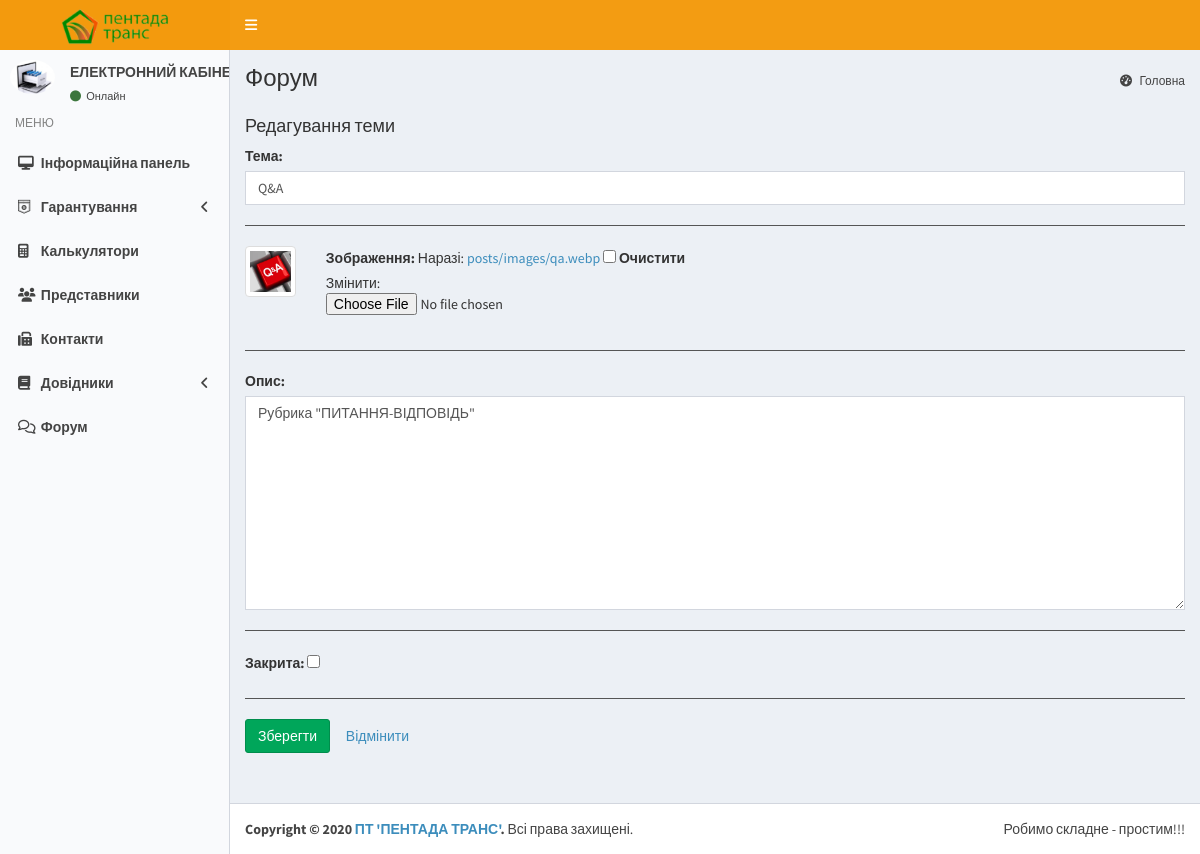
The page /forum/1/edit/ on the database its author committed.
### posts/models.py (models this page shows, shortened)
class Topic(models.Model):
    author = models.ForeignKey(
        User,
        verbose_name=_('Автор'),
        blank=True,
        null=True,
        on_delete=models.SET_NULL)
    title = models.CharField(_('Тема'), max_length=255)
    image = models.ImageField(
        _('Зображення'),
        upload_to='posts/images/',
        null=True,
        blank=True)
    description = models.TextField(
        _('Опис'),
        max_length=255,
        blank=True,
        null=True)
    created = models.DateTimeField(_('Дата створення'), auto_now=True)
    updated = models.DateTimeField(_('Дата редагування'), auto_now=True)
    closed = models.BooleanField(_('Закрита'), blank=True, default=False)
    class Meta:
        verbose_name = _('Тема')
        verbose_name_plural = _('Теми')
        ordering = ('-updated',)

### posts/views.py (the view, shortened to what this page needs)
# urls.py: path('<int:pk>/edit/', views.TopicUpdateView.as_view(), name='topic_edit'),
class TopicUpdateView(SuccessMessageMixin, UpdateView):
    model = Topic
    form_class = TopicForm
    template_name = 'posts/topic-edit.html'
    success_url = reverse_lazy('topic_list')
    success_message = _('Тему успішно редаговано')

### posts/forms.py
class TopicForm(forms.ModelForm):
    class Meta:
        model = Topic
        fields = ('title', 'image', 'description', 'closed')
        exclude = ('author', 'updated', 'created')

### templates/posts/topic-edit.html (shortened to what this page needs)
{% extends 'base.html' %}
{% load static %}
{% load i18n %}
{% load widget_tweaks %}
{% block pageheader %}
  {% trans "Форум" %}
{% endblock pageheader %}
{% block content %}
    <div class="card">
        <div class="card-header py-0 px-3 text-white bg-dark">
            <h4>{% trans 'Редагування теми' %}</h4>
        </div>
        <div class="card-body p-1">
            <div class="form-group">
                <form enctype="multipart/form-data" method="post">
                    <div class="form-group">
                        <div class="form-label-group">
                            <b>{{ form.title.label_tag }}</b>
                            <p>{{ form.title|add_class:'form-control' }}</p>
                        </div>
                    </div>
                    <hr>
                    <div class="row">
                        <div class="col-sm-1">
                            {% if topic.image %}
                                <img src="{{ topic.image.url }}" alt="" class="img-thumbnail">
                            {% else %}
                                <img src="{% static 'dist/img/theme.png' %}" class="img-thumbnail">
                            {% endif %}
                        </div>
                        <div class="col-sm-10">
                            <div class="form-group">
                                <div class="form-label-group">
                                    <b>{{ form.image.label_tag }}</b>
                                    {{ form.image }}
                                </div>
                            </div>
                        </div>
                    </div>
                    <hr>
                    <div class="form-group">
                        <div class="form-label-group">
                            <b>{{ form.description.label_tag }}</b>
                            <p>{{ form.description|add_class:'form-control' }}</p>
                        </div>
                    </div>
                    <hr>
                    <div class="form-group">
                        <div class="form-label-group">
                            <b>{{ form.closed.label_tag }}</b>
                            {{ form.closed }}
                        </div>
                    </div>
                    <hr>
                    <button class="btn btn-success ml-2" type="submit">{% trans 'Зберегти' %}</button>
                    <a class="btn btn-secondary ml-2" href="{% url 'topic_list' %}">{% trans 'Відмінити' %}</a>
                </form>
            </div>
        </div>
    </div>
    <br>
{% endblock %}

### rows shown on the page
Topic: title "Q&A", image (picture), description "Рубрика \"ПИТАННЯ-ВІДПОВІДЬ\""
